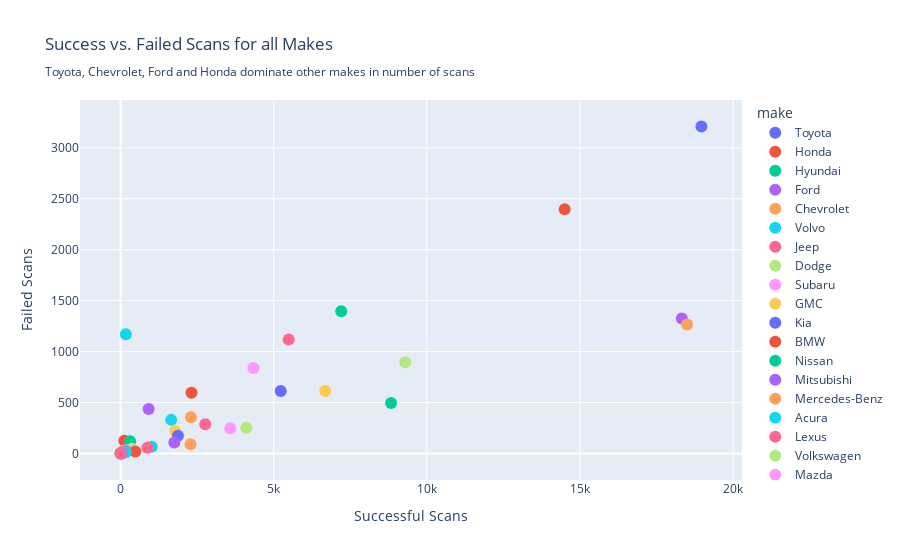

Notebook code cell kept with this figure:
### Code cell
#fig.update_layout(margin=dict(t=100))
#make_results_df.reset_index(inplace=True)
fig = px.scatter(
    make_results_df,
    x=1,       # Successful scans
    y=0,        # Failed scans
    hover_name='make',       # On hover, show the make
    hover_data=['total', 'success_rate', 'failure_rate'],  # Additional info
    title="Success vs. Failed Scans for all Makes<br><sub>Toyota, Chevrolet, Ford and Honda dominate other makes in number of scans</sub>",
    color='make',
    labels={'1': 'Successful Scans', '0': 'Failed Scans'}
)

fig.update_traces(marker=dict(size=12), textposition='top center')
fig.show()

### Figure 1 — Plotly figure (JSON) as saved in the notebook; plotly's stock layout.template omitted (floating-point values rounded to 4 significant figures)
{"data": [{"customdata": [[22178, 85.53, 14.47]], "hovertemplate": "<b>%{hovertext}</b><br><br>make=Toyota<br>Successful Scans=%{x}<br>Failed Scans=%{y}<br>total=%{customdata[0]}<br>success_rate=%{customdata[1]}<br>failure_rate=%{customdata[2]}<extra></extra>", "hovertext": ["Toyota"], "legendgroup": "Toyota", "marker": {"color": "#636efa", "size": 12, "symbol": "circle"}, "mode": "markers", "name": "Toyota", "orientation": "v", "showlegend": true, "textposition": "top center", "type": "scatter", "x": [18969], "xaxis": "x", "y": [3209], "yaxis": "y"}, {"customdata": [[16901, 85.82, 14.18]], "hovertemplate": "<b>%{hovertext}</b><br><br>make=Honda<br>Successful Scans=%{x}<br>Failed Scans=%{y}<br>total=%{customdata[0]}<br>success_rate=%{customdata[1]}<br>failure_rate=%{customdata[2]}<extra></extra>", "hovertext": ["Honda"], "legendgroup": "Honda", "marker": {"color": "#EF553B", "size": 12, "symbol": "circle"}, "mode": "markers", "name": "Honda", "orientation": "v", "showlegend": true, "textposition": "top center", "type": "scatter", "x": [14504], "xaxis": "x", "y": [2397], "yaxis": "y"}, {"customdata": [[8602, 83.77, 16.23]], "hovertemplate": "<b>%{hovertext}</b><br><br>make=Hyundai<br>Successful Scans=%{x}<br>Failed Scans=%{y}<br>total=%{customdata[0]}<br>success_rate=%{customdata[1]}<br>failure_rate=%{customdata[2]}<extra></extra>", "hovertext": ["Hyundai"], "legendgroup": "Hyundai", "marker": {"color": "#00cc96", "size": 12, "symbol": "circle"}, "mode": "markers", "name": "Hyundai", "orientation": "v", "showlegend": true, "textposition": "top center", "type": "scatter", "x": [7206], "xaxis": "x", "y": [1396], "yaxis": "y"}, {"customdata": [[19655, 93.26, 6.741]], "hovertemplate": "<b>%{hovertext}</b><br><br>make=Ford<br>Successful Scans=%{x}<br>Failed Scans=%{y}<br>total=%{customdata[0]}<br>success_rate=%{customdata[1]}<br>failure_rate=%{customdata[2]}<extra></extra>", "hovertext": ["Ford"], "legendgroup": "Ford", "marker": {"color": "#ab63fa", "size": 12, "symbol": "circle"}, "mode": "markers", "name": "Ford", "orientation": "v", "showlegend": true, "textposition": "top center", "type": "scatter", "x": [18330], "xaxis": "x", "y": [1325], "yaxis": "y"}, {"customdata": [[19767, 93.6, 6.405]], "hovertemplate": "<b>%{hovertext}</b><br><br>make=Chevrolet<br>Successful Scans=%{x}<br>Failed Scans=%{y}<br>total=%{customdata[0]}<br>success_rate=%{customdata[1]}<br>failure_rate=%{customdata[2]}<extra></extra>", "hovertext": ["Chevrolet"], "legendgroup": "Chevrolet", "marker": {"color": "#FFA15A", "size": 12, "symbol": "circle"}, "mode": "markers", "name": "Chevrolet", "orientation": "v", "showlegend": true, "textposition": "top center", "type": "scatter", "x": [18501], "xaxis": "x", "y": [1266], "yaxis": "y"}, {"customdata": [[1341, 12.75, 87.25]], "hovertemplate": "<b>%{hovertext}</b><br><br>make=Volvo<br>Successful Scans=%{x}<br>Failed Scans=%{y}<br>total=%{customdata[0]}<br>success_rate=%{customdata[1]}<br>failure_rate=%{customdata[2]}<extra></extra>", "hovertext": ["Volvo"], "legendgroup": "Volvo", "marker": {"color": "#19d3f3", "size": 12, "symbol": "circle"}, "mode": "markers", "name": "Volvo", "orientation": "v", "showlegend": true, "textposition": "top center", "type": "scatter", "x": [171], "xaxis": "x", "y": [1170], "yaxis": "y"}, {"customdata": [[6607, 83.08, 16.92]], "hovertemplate": "<b>%{hovertext}</b><br><br>make=Jeep<br>Successful Scans=%{x}<br>Failed Scans=%{y}<br>total=%{customdata[0]}<br>success_rate=%{customdata[1]}<br>failure_rate=%{customdata[2]}<extra></extra>", "hovertext": ["Jeep"], "legendgroup": "Jeep", "marker": {"color": "#FF6692", "size": 12, "symbol": "circle"}, "mode": "markers", "name": "Jeep", "orientation": "v", "showlegend": true, "textposition": "top center", "type": "scatter", "x": [5489], "xaxis": "x", "y": [1118], "yaxis": "y"}, {"customdata": [[10194, 91.22, 8.78]], "hovertemplate": "<b>%{hovertext}</b><br><br>make=Dodge<br>Successful Scans=%{x}<br>Failed Scans=%{y}<br>total=%{customdata[0]}<br>success_rate=%{customdata[1]}<br>failure_rate=%{customdata[2]}<extra></extra>", "hovertext": ["Dodge"], "legendgroup": "Dodge", "marker": {"color": "#B6E880", "size": 12, "symbol": "circle"}, "mode": "markers", "name": "Dodge", "orientation": "v", "showlegend": true, "textposition": "top center", "type": "scatter", "x": [9299], "xaxis": "x", "y": [895], "yaxis": "y"}, {"customdata": [[5175, 83.79, 16.21]], "hovertemplate": "<b>%{hovertext}</b><br><br>make=Subaru<br>Successful Scans=%{x}<br>Failed Scans=%{y}<br>total=%{customdata[0]}<br>success_rate=%{customdata[1]}<br>failure_rate=%{customdata[2]}<extra></extra>", "hovertext": ["Subaru"], "legendgroup": "Subaru", "marker": {"color": "#FF97FF", "size": 12, "symbol": "circle"}, "mode": "markers", "name": "Subaru", "orientation": "v", "showlegend": true, "textposition": "top center", "type": "scatter", "x": [4336], "xaxis": "x", "y": [839], "yaxis": "y"}, {"customdata": [[7299, 91.59, 8.412]], "hovertemplate": "<b>%{hovertext}</b><br><br>make=GMC<br>Successful Scans=%{x}<br>Failed Scans=%{y}<br>total=%{customdata[0]}<br>success_rate=%{customdata[1]}<br>failure_rate=%{customdata[2]}<extra></extra>", "hovertext": ["GMC"], "legendgroup": "GMC", "marker": {"color": "#FECB52", "size": 12, "symbol": "circle"}, "mode": "markers", "name": "GMC", "orientation": "v", "showlegend": true, "textposition": "top center", "type": "scatter", "x": [6685], "xaxis": "x", "y": [614], "yaxis": "y"}, {"customdata": [[5844, 89.49, 10.51]], "hovertemplate": "<b>%{hovertext}</b><br><br>make=Kia<br>Successful Scans=%{x}<br>Failed Scans=%{y}<br>total=%{customdata[0]}<br>success_rate=%{customdata[1]}<br>failure_rate=%{customdata[2]}<extra></extra>", "hovertext": ["Kia"], "legendgroup": "Kia", "marker": {"color": "#636efa", "size": 12, "symbol": "circle"}, "mode": "markers", "name": "Kia", "orientation": "v", "showlegend": true, "textposition": "top center", "type": "scatter", "x": [5230], "xaxis": "x", "y": [614], "yaxis": "y"}, {"customdata": [[2912, 79.53, 20.47]], "hovertemplate": "<b>%{hovertext}</b><br><br>make=BMW<br>Successful Scans=%{x}<br>Failed Scans=%{y}<br>total=%{customdata[0]}<br>success_rate=%{customdata[1]}<br>failure_rate=%{customdata[2]}<extra></extra>", "hovertext": ["BMW"], "legendgroup": "BMW", "marker": {"color": "#EF553B", "size": 12, "symbol": "circle"}, "mode": "markers", "name": "BMW", "orientation": "v", "showlegend": true, "textposition": "top center", "type": "scatter", "x": [2316], "xaxis": "x", "y": [596], "yaxis": "y"}, {"customdata": [[9330, 94.68, 5.316]], "hovertemplate": "<b>%{hovertext}</b><br><br>make=Nissan<br>Successful Scans=%{x}<br>Failed Scans=%{y}<br>total=%{customdata[0]}<br>success_rate=%{customdata[1]}<br>failure_rate=%{customdata[2]}<extra></extra>", "hovertext": ["Nissan"], "legendgroup": "Nissan", "marker": {"color": "#00cc96", "size": 12, "symbol": "circle"}, "mode": "markers", "name": "Nissan", "orientation": "v", "showlegend": true, "textposition": "top center", "type": "scatter", "x": [8834], "xaxis": "x", "y": [496], "yaxis": "y"}, {"customdata": [[1353, 67.7, 32.3]], "hovertemplate": "<b>%{hovertext}</b><br><br>make=Mitsubishi<br>Successful Scans=%{x}<br>Failed Scans=%{y}<br>total=%{customdata[0]}<br>success_rate=%{customdata[1]}<br>failure_rate=%{customdata[2]}<extra></extra>", "hovertext": ["Mitsubishi"], "legendgroup": "Mitsubishi", "marker": {"color": "#ab63fa", "size": 12, "symbol": "circle"}, "mode": "markers", "name": "Mitsubishi", "orientation": "v", "showlegend": true, "textposition": "top center", "type": "scatter", "x": [916], "xaxis": "x", "y": [437], "yaxis": "y"}, {"customdata": [[2654, 86.62, 13.38]], "hovertemplate": "<b>%{hovertext}</b><br><br>make=Mercedes-Benz<br>Successful Scans=%{x}<br>Failed Scans=%{y}<br>total=%{customdata[0]}<br>success_rate=%{customdata[1]}<br>failure_rate=%{customdata[2]}<extra></extra>", "hovertext": ["Mercedes-Benz"], "legendgroup": "Mercedes-Benz", "marker": {"color": "#FFA15A", "size": 12, "symbol": "circle"}, "mode": "markers", "name": "Mercedes-Benz", "orientation": "v", "showlegend": true, "textposition": "top center", "type": "scatter", "x": [2299], "xaxis": "x", "y": [355], "yaxis": "y"}, {"customdata": [[1983, 83.36, 16.64]], "hovertemplate": "<b>%{hovertext}</b><br><br>make=Acura<br>Successful Scans=%{x}<br>Failed Scans=%{y}<br>total=%{customdata[0]}<br>success_rate=%{customdata[1]}<br>failure_rate=%{customdata[2]}<extra></extra>", "hovertext": ["Acura"], "legendgroup": "Acura", "marker": {"color": "#19d3f3", "size": 12, "symbol": "circle"}, "mode": "markers", "name": "Acura", "orientation": "v", "showlegend": true, "textposition": "top center", "type": "scatter", "x": [1653], "xaxis": "x", "y": [330], "yaxis": "y"}, {"customdata": [[3051, 90.59, 9.407]], "hovertemplate": "<b>%{hovertext}</b><br><br>make=Lexus<br>Successful Scans=%{x}<br>Failed Scans=%{y}<br>total=%{customdata[0]}<br>success_rate=%{customdata[1]}<br>failure_rate=%{customdata[2]}<extra></extra>", "hovertext": ["Lexus"], "legendgroup": "Lexus", "marker": {"color": "#FF6692", "size": 12, "symbol": "circle"}, "mode": "markers", "name": "Lexus", "orientation": "v", "showlegend": true, "textposition": "top center", "type": "scatter", "x": [2764], "xaxis": "x", "y": [287], "yaxis": "y"}, {"customdata": [[4354, 94.21, 5.788]], "hovertemplate": "<b>%{hovertext}</b><br><br>make=Volkswagen<br>Successful Scans=%{x}<br>Failed Scans=%{y}<br>total=%{customdata[0]}<br>success_rate=%{customdata[1]}<br>failure_rate=%{customdata[2]}<extra></extra>", "hovertext": ["Volkswagen"], "legendgroup": "Volkswagen", "marker": {"color": "#B6E880", "size": 12, "symbol": "circle"}, "mode": "markers", "name": "Volkswagen", "orientation": "v", "showlegend": true, "textposition": "top center", "type": "scatter", "x": [4102], "xaxis": "x", "y": [252], "yaxis": "y"}, {"customdata": [[3830, 93.55, 6.449]], "hovertemplate": "<b>%{hovertext}</b><br><br>make=Mazda<br>Successful Scans=%{x}<br>Failed Scans=%{y}<br>total=%{customdata[0]}<br>success_rate=%{customdata[1]}<br>failure_rate=%{customdata[2]}<extra></extra>", "hovertext": ["Mazda"], "legendgroup": "Mazda", "marker": {"color": "#FF97FF", "size": 12, "symbol": "circle"}, "mode": "markers", "name": "Mazda", "orientation": "v", "showlegend": true, "textposition": "top center", "type": "scatter", "x": [3583], "xaxis": "x", "y": [247], "yaxis": "y"}, {"customdata": [[2002, 89.01, 10.99]], "hovertemplate": "<b>%{hovertext}</b><br><br>make=Audi<br>Successful Scans=%{x}<br>Failed Scans=%{y}<br>total=%{customdata[0]}<br>success_rate=%{customdata[1]}<br>failure_rate=%{customdata[2]}<extra></extra>", "hovertext": ["Audi"], "legendgroup": "Audi", "marker": {"color": "#FECB52", "size": 12, "symbol": "circle"}, "mode": "markers", "name": "Audi", "orientation": "v", "showlegend": true, "textposition": "top center", "type": "scatter", "x": [1782], "xaxis": "x", "y": [220], "yaxis": "y"}, {"customdata": [[2046, 91.5, 8.504]], "hovertemplate": "<b>%{hovertext}</b><br><br>make=Chrysler<br>Successful Scans=%{x}<br>Failed Scans=%{y}<br>total=%{customdata[0]}<br>success_rate=%{customdata[1]}<br>failure_rate=%{customdata[2]}<extra></extra>", "hovertext": ["Chrysler"], "legendgroup": "Chrysler", "marker": {"color": "#636efa", "size": 12, "symbol": "circle"}, "mode": "markers", "name": "Chrysler", "orientation": "v", "showlegend": true, "textposition": "top center", "type": "scatter", "x": [1872], "xaxis": "x", "y": [174], "yaxis": "y"}, {"customdata": [[248, 49.19, 50.81]], "hovertemplate": "<b>%{hovertext}</b><br><br>make=Alfa-Romeo<br>Successful Scans=%{x}<br>Failed Scans=%{y}<br>total=%{customdata[0]}<br>success_rate=%{customdata[1]}<br>failure_rate=%{customdata[2]}<extra></extra>", "hovertext": ["Alfa-Romeo"], "legendgroup": "Alfa-Romeo", "marker": {"color": "#EF553B", "size": 12, "symbol": "circle"}, "mode": "markers", "name": "Alfa-Romeo", "orientation": "v", "showlegend": true, "textposition": "top center", "type": "scatter", "x": [122], "xaxis": "x", "y": [126], "yaxis": "y"}, {"customdata": [[430, 72.09, 27.91]], "hovertemplate": "<b>%{hovertext}</b><br><br>make=MINI<br>Successful Scans=%{x}<br>Failed Scans=%{y}<br>total=%{customdata[0]}<br>success_rate=%{customdata[1]}<br>failure_rate=%{customdata[2]}<extra></extra>", "hovertext": ["MINI"], "legendgroup": "MINI", "marker": {"color": "#00cc96", "size": 12, "symbol": "circle"}, "mode": "markers", "name": "MINI", "orientation": "v", "showlegend": true, "textposition": "top center", "type": "scatter", "x": [310], "xaxis": "x", "y": [120], "yaxis": "y"}, {"customdata": [[1864, 94.21, 5.794]], "hovertemplate": "<b>%{hovertext}</b><br><br>make=Cadillac<br>Successful Scans=%{x}<br>Failed Scans=%{y}<br>total=%{customdata[0]}<br>success_rate=%{customdata[1]}<br>failure_rate=%{customdata[2]}<extra></extra>", "hovertext": ["Cadillac"], "legendgroup": "Cadillac", "marker": {"color": "#ab63fa", "size": 12, "symbol": "circle"}, "mode": "markers", "name": "Cadillac", "orientation": "v", "showlegend": true, "textposition": "top center", "type": "scatter", "x": [1756], "xaxis": "x", "y": [108], "yaxis": "y"}, {"customdata": [[2374, 96.17, 3.833]], "hovertemplate": "<b>%{hovertext}</b><br><br>make=Buick<br>Successful Scans=%{x}<br>Failed Scans=%{y}<br>total=%{customdata[0]}<br>success_rate=%{customdata[1]}<br>failure_rate=%{customdata[2]}<extra></extra>", "hovertext": ["Buick"], "legendgroup": "Buick", "marker": {"color": "#FFA15A", "size": 12, "symbol": "circle"}, "mode": "markers", "name": "Buick", "orientation": "v", "showlegend": true, "textposition": "top center", "type": "scatter", "x": [2283], "xaxis": "x", "y": [91], "yaxis": "y"}, {"customdata": [[1087, 93.84, 6.164]], "hovertemplate": "<b>%{hovertext}</b><br><br>make=Infiniti<br>Successful Scans=%{x}<br>Failed Scans=%{y}<br>total=%{customdata[0]}<br>success_rate=%{customdata[1]}<br>failure_rate=%{customdata[2]}<extra></extra>", "hovertext": ["Infiniti"], "legendgroup": "Infiniti", "marker": {"color": "#19d3f3", "size": 12, "symbol": "circle"}, "mode": "markers", "name": "Infiniti", "orientation": "v", "showlegend": true, "textposition": "top center", "type": "scatter", "x": [1020], "xaxis": "x", "y": [67], "yaxis": "y"}, {"customdata": [[933, 93.89, 6.109]], "hovertemplate": "<b>%{hovertext}</b><br><br>make=Lincoln<br>Successful Scans=%{x}<br>Failed Scans=%{y}<br>total=%{customdata[0]}<br>success_rate=%{customdata[1]}<br>failure_rate=%{customdata[2]}<extra></extra>", "hovertext": ["Lincoln"], "legendgroup": "Lincoln", "marker": {"color": "#FF6692", "size": 12, "symbol": "circle"}, "mode": "markers", "name": "Lincoln", "orientation": "v", "showlegend": true, "textposition": "top center", "type": "scatter", "x": [876], "xaxis": "x", "y": [57], "yaxis": "y"}, {"customdata": [[410, 88.78, 11.22]], "hovertemplate": "<b>%{hovertext}</b><br><br>make=Porsche<br>Successful Scans=%{x}<br>Failed Scans=%{y}<br>total=%{customdata[0]}<br>success_rate=%{customdata[1]}<br>failure_rate=%{customdata[2]}<extra></extra>", "hovertext": ["Porsche"], "legendgroup": "Porsche", "marker": {"color": "#B6E880", "size": 12, "symbol": "circle"}, "mode": "markers", "name": "Porsche", "orientation": "v", "showlegend": true, "textposition": "top center", "type": "scatter", "x": [364], "xaxis": "x", "y": [46], "yaxis": "y"}, {"customdata": [[225, 86.67, 13.33]], "hovertemplate": "<b>%{hovertext}</b><br><br>make=Genesis<br>Successful Scans=%{x}<br>Failed Scans=%{y}<br>total=%{customdata[0]}<br>success_rate=%{customdata[1]}<br>failure_rate=%{customdata[2]}<extra></extra>", "hovertext": ["Genesis"], "legendgroup": "Genesis", "marker": {"color": "#FF97FF", "size": 12, "symbol": "circle"}, "mode": "markers", "name": "Genesis", "orientation": "v", "showlegend": true, "textposition": "top center", "type": "scatter", "x": [195], "xaxis": "x", "y": [30], "yaxis": "y"}, {"customdata": [[162, 81.48, 18.52]], "hovertemplate": "<b>%{hovertext}</b><br><br>make=Pontiac<br>Successful Scans=%{x}<br>Failed Scans=%{y}<br>total=%{customdata[0]}<br>success_rate=%{customdata[1]}<br>failure_rate=%{customdata[2]}<extra></extra>", "hovertext": ["Pontiac"], "legendgroup": "Pontiac", "marker": {"color": "#FECB52", "size": 12, "symbol": "circle"}, "mode": "markers", "name": "Pontiac", "orientation": "v", "showlegend": true, "textposition": "top center", "type": "scatter", "x": [132], "xaxis": "x", "y": [30], "yaxis": "y"}, {"customdata": [[181, 87.29, 12.71]], "hovertemplate": "<b>%{hovertext}</b><br><br>make=Scion<br>Successful Scans=%{x}<br>Failed Scans=%{y}<br>total=%{customdata[0]}<br>success_rate=%{customdata[1]}<br>failure_rate=%{customdata[2]}<extra></extra>", "hovertext": ["Scion"], "legendgroup": "Scion", "marker": {"color": "#636efa", "size": 12, "symbol": "circle"}, "mode": "markers", "name": "Scion", "orientation": "v", "showlegend": true, "textposition": "top center", "type": "scatter", "x": [158], "xaxis": "x", "y": [23], "yaxis": "y"}, {"customdata": [[500, 96.2, 3.8]], "hovertemplate": "<b>%{hovertext}</b><br><br>make=Land-Rover<br>Successful Scans=%{x}<br>Failed Scans=%{y}<br>total=%{customdata[0]}<br>success_rate=%{customdata[1]}<br>failure_rate=%{customdata[2]}<extra></extra>", "hovertext": ["Land-Rover"], "legendgroup": "Land-Rover", "marker": {"color": "#EF553B", "size": 12, "symbol": "circle"}, "mode": "markers", "name": "Land-Rover", "orientation": "v", "showlegend": true, "textposition": "top center", "type": "scatter", "x": [481], "xaxis": "x", "y": [19], "yaxis": "y"}, {"customdata": [[86, 79.07, 20.93]], "hovertemplate": "<b>%{hovertext}</b><br><br>make=Saturn<br>Successful Scans=%{x}<br>Failed Scans=%{y}<br>total=%{customdata[0]}<br>success_rate=%{customdata[1]}<br>failure_rate=%{customdata[2]}<extra></extra>", "hovertext": ["Saturn"], "legendgroup": "Saturn", "marker": {"color": "#00cc96", "size": 12, "symbol": "circle"}, "mode": "markers", "name": "Saturn", "orientation": "v", "showlegend": true, "textposition": "top center", "type": "scatter", "x": [68], "xaxis": "x", "y": [18], "yaxis": "y"}, {"customdata": [[81, 80.25, 19.75]], "hovertemplate": "<b>%{hovertext}</b><br><br>make=Fiat<br>Successful Scans=%{x}<br>Failed Scans=%{y}<br>total=%{customdata[0]}<br>success_rate=%{customdata[1]}<br>failure_rate=%{customdata[2]}<extra></extra>", "hovertext": ["Fiat"], "legendgroup": "Fiat", "marker": {"color": "#ab63fa", "size": 12, "symbol": "circle"}, "mode": "markers", "name": "Fiat", "orientation": "v", "showlegend": true, "textposition": "top center", "type": "scatter", "x": [65], "xaxis": "x", "y": [16], "yaxis": "y"}, {"customdata": [[70, 81.43, 18.57]], "hovertemplate": "<b>%{hovertext}</b><br><br>make=Maserati<br>Successful Scans=%{x}<br>Failed Scans=%{y}<br>total=%{customdata[0]}<br>success_rate=%{customdata[1]}<br>failure_rate=%{customdata[2]}<extra></extra>", "hovertext": ["Maserati"], "legendgroup": "Maserati", "marker": {"color": "#FFA15A", "size": 12, "symbol": "circle"}, "mode": "markers", "name": "Maserati", "orientation": "v", "showlegend": true, "textposition": "top center", "type": "scatter", "x": [57], "xaxis": "x", "y": [13], "yaxis": "y"}, {"customdata": [[184, 93.48, 6.522]], "hovertemplate": "<b>%{hovertext}</b><br><br>make=Jaguar<br>Successful Scans=%{x}<br>Failed Scans=%{y}<br>total=%{customdata[0]}<br>success_rate=%{customdata[1]}<br>failure_rate=%{customdata[2]}<extra></extra>", "hovertext": ["Jaguar"], "legendgroup": "Jaguar", "marker": {"color": "#19d3f3", "size": 12, "symbol": "circle"}, "mode": "markers", "name": "Jaguar", "orientation": "v", "showlegend": true, "textposition": "top center", "type": "scatter", "x": [172], "xaxis": "x", "y": [12], "yaxis": "y"}, {"customdata": [[40, 77.5, 22.5]], "hovertemplate": "<b>%{hovertext}</b><br><br>make=Mercury<br>Successful Scans=%{x}<br>Failed Scans=%{y}<br>total=%{customdata[0]}<br>success_rate=%{customdata[1]}<br>failure_rate=%{customdata[2]}<extra></extra>", "hovertext": ["Mercury"], "legendgroup": "Mercury", "marker": {"color": "#FF6692", "size": 12, "symbol": "circle"}, "mode": "markers", "name": "Mercury", "orientation": "v", "showlegend": true, "textposition": "top center", "type": "scatter", "x": [31], "xaxis": "x", "y": [9], "yaxis": "y"}, {"customdata": [[7, 28.57, 71.43]], "hovertemplate": "<b>%{hovertext}</b><br><br>make=Ferrari<br>Successful Scans=%{x}<br>Failed Scans=%{y}<br>total=%{customdata[0]}<br>success_rate=%{customdata[1]}<br>failure_rate=%{customdata[2]}<extra></extra>", "hovertext": ["Ferrari"], "legendgroup": "Ferrari", "marker": {"color": "#B6E880", "size": 12, "symbol": "circle"}, "mode": "markers", "name": "Ferrari", "orientation": "v", "showlegend": true, "textposition": "top center", "type": "scatter", "x": [2], "xaxis": "x", "y": [5], "yaxis": "y"}, {"customdata": [[8, 75, 25]], "hovertemplate": "<b>%{hovertext}</b><br><br>make=Oldsmobile<br>Successful Scans=%{x}<br>Failed Scans=%{y}<br>total=%{customdata[0]}<br>success_rate=%{customdata[1]}<br>failure_rate=%{customdata[2]}<extra></extra>", "hovertext": ["Oldsmobile"], "legendgroup": "Oldsmobile", "marker": {"color": "#FF97FF", "size": 12, "symbol": "circle"}, "mode": "markers", "name": "Oldsmobile", "orientation": "v", "showlegend": true, "textposition": "top center", "type": "scatter", "x": [6], "xaxis": "x", "y": [2], "yaxis": "y"}, {"customdata": [[6, 66.67, 33.33]], "hovertemplate": "<b>%{hovertext}</b><br><br>make=SMART<br>Successful Scans=%{x}<br>Failed Scans=%{y}<br>total=%{customdata[0]}<br>success_rate=%{customdata[1]}<br>failure_rate=%{customdata[2]}<extra></extra>", "hovertext": ["SMART"], "legendgroup": "SMART", "marker": {"color": "#FECB52", "size": 12, "symbol": "circle"}, "mode": "markers", "name": "SMART", "orientation": "v", "showlegend": true, "textposition": "top center", "type": "scatter", "x": [4], "xaxis": "x", "y": [2], "yaxis": "y"}, {"customdata": [[19, 89.47, 10.53]], "hovertemplate": "<b>%{hovertext}</b><br><br>make=Bentley<br>Successful Scans=%{x}<br>Failed Scans=%{y}<br>total=%{customdata[0]}<br>success_rate=%{customdata[1]}<br>failure_rate=%{customdata[2]}<extra></extra>", "hovertext": ["Bentley"], "legendgroup": "Bentley", "marker": {"color": "#636efa", "size": 12, "symbol": "circle"}, "mode": "markers", "name": "Bentley", "orientation": "v", "showlegend": true, "textposition": "top center", "type": "scatter", "x": [17], "xaxis": "x", "y": [2], "yaxis": "y"}, {"customdata": [[2, 50, 50]], "hovertemplate": "<b>%{hovertext}</b><br><br>make=Lamborghini<br>Successful Scans=%{x}<br>Failed Scans=%{y}<br>total=%{customdata[0]}<br>success_rate=%{customdata[1]}<br>failure_rate=%{customdata[2]}<extra></extra>", "hovertext": ["Lamborghini"], "legendgroup": "Lamborghini", "marker": {"color": "#EF553B", "size": 12, "symbol": "circle"}, "mode": "markers", "name": "Lamborghini", "orientation": "v", "showlegend": true, "textposition": "top center", "type": "scatter", "x": [1], "xaxis": "x", "y": [1], "yaxis": "y"}, {"customdata": [[1, 0, 100]], "hovertemplate": "<b>%{hovertext}</b><br><br>make=Seat<br>Successful Scans=%{x}<br>Failed Scans=%{y}<br>total=%{customdata[0]}<br>success_rate=%{customdata[1]}<br>failure_rate=%{customdata[2]}<extra></extra>", "hovertext": ["Seat"], "legendgroup": "Seat", "marker": {"color": "#00cc96", "size": 12, "symbol": "circle"}, "mode": "markers", "name": "Seat", "orientation": "v", "showlegend": true, "textposition": "top center", "type": "scatter", "x": [0], "xaxis": "x", "y": [1], "yaxis": "y"}, {"customdata": [[29, 96.55, 3.448]], "hovertemplate": "<b>%{hovertext}</b><br><br>make=Hummer<br>Successful Scans=%{x}<br>Failed Scans=%{y}<br>total=%{customdata[0]}<br>success_rate=%{customdata[1]}<br>failure_rate=%{customdata[2]}<extra></extra>", "hovertext": ["Hummer"], "legendgroup": "Hummer", "marker": {"color": "#ab63fa", "size": 12, "symbol": "circle"}, "mode": "markers", "name": "Hummer", "orientation": "v", "showlegend": true, "textposition": "top center", "type": "scatter", "x": [28], "xaxis": "x", "y": [1], "yaxis": "y"}, {"customdata": [[1, 100, 0]], "hovertemplate": "<b>%{hovertext}</b><br><br>make=Plymouth<br>Successful Scans=%{x}<br>Failed Scans=%{y}<br>total=%{customdata[0]}<br>success_rate=%{customdata[1]}<br>failure_rate=%{customdata[2]}<extra></extra>", "hovertext": ["Plymouth"], "legendgroup": "Plymouth", "marker": {"color": "#FFA15A", "size": 12, "symbol": "circle"}, "mode": "markers", "name": "Plymouth", "orientation": "v", "showlegend": true, "textposition": "top center", "type": "scatter", "x": [1], "xaxis": "x", "y": [0], "yaxis": "y"}, {"customdata": [[4, 100, 0]], "hovertemplate": "<b>%{hovertext}</b><br><br>make=Isuzu<br>Successful Scans=%{x}<br>Failed Scans=%{y}<br>total=%{customdata[0]}<br>success_rate=%{customdata[1]}<br>failure_rate=%{customdata[2]}<extra></extra>", "hovertext": ["Isuzu"], "legendgroup": "Isuzu", "marker": {"color": "#19d3f3", "size": 12, "symbol": "circle"}, "mode": "markers", "name": "Isuzu", "orientation": "v", "showlegend": true, "textposition": "top center", "type": "scatter", "x": [4], "xaxis": "x", "y": [0], "yaxis": "y"}, {"customdata": [[2, 100, 0]], "hovertemplate": "<b>%{hovertext}</b><br><br>make=Aston-Martin<br>Successful Scans=%{x}<br>Failed Scans=%{y}<br>total=%{customdata[0]}<br>success_rate=%{customdata[1]}<br>failure_rate=%{customdata[2]}<extra></extra>", "hovertext": ["Aston-Martin"], "legendgroup": "Aston-Martin", "marker": {"color": "#FF6692", "size": 12, "symbol": "circle"}, "mode": "markers", "name": "Aston-Martin", "orientation": "v", "showlegend": true, "textposition": "top center", "type": "scatter", "x": [2], "xaxis": "x", "y": [0], "yaxis": "y"}], "layout": {"legend": {"title": {"text": "make"}, "tracegroupgap": 0}, "title": {"text": "Success vs. Failed Scans for all Makes<br><sub>Toyota, Chevrolet, Ford and Honda dominate other makes in number of scans</sub>"}, "xaxis": {"anchor": "y", "domain": [0, 1], "title": {"text": "Successful Scans"}}, "yaxis": {"anchor": "x", "domain": [0, 1], "title": {"text": "Failed Scans"}}}}
